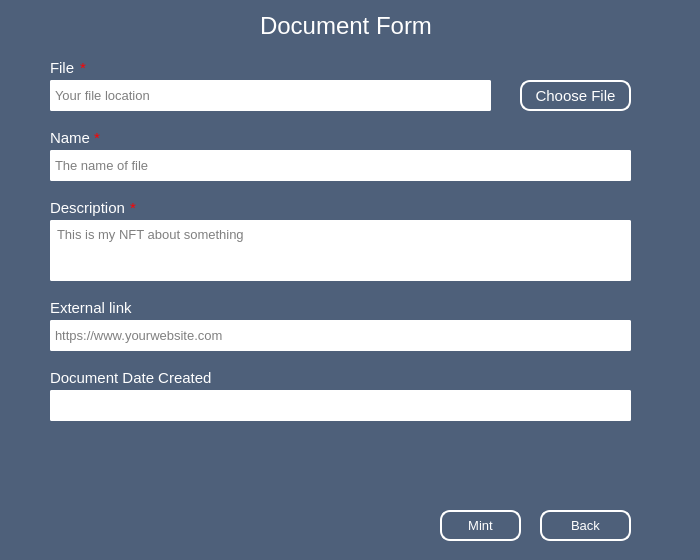
<?xml version="1.0" encoding="UTF-8"?>
<ui version="4.0">
 <class>Dialog</class>
 <widget class="QDialog" name="Dialog">
  <property name="geometry">
   <rect>
    <x>0</x>
    <y>0</y>
    <width>700</width>
    <height>560</height>
   </rect>
  </property>
  <property name="windowTitle">
   <string>Dialog</string>
  </property>
  <property name="styleSheet">
   <string notr="true">QWidget{
        background: #4e607a;
    }
QLabel{
        color: #ffffff;
    }
QLineEdit, QTextEdit {
        padding: 1px;

        border: 1.5px solid #ffffff;
        border-radius: 2px;
		background: #ffffff;
    }

QPushButton{
	color: #ffffff;
    border: 2px solid #ffffff;
    border-radius: 10px;
}
</string>
  </property>
  <widget class="QLabel" name="label_nama">
   <property name="geometry">
    <rect>
     <x>50</x>
     <y>130</y>
     <width>49</width>
     <height>16</height>
    </rect>
   </property>
   <property name="font">
    <font>
     <pointsize>11</pointsize>
    </font>
   </property>
   <property name="text">
    <string>Name</string>
   </property>
  </widget>
  <widget class="QLabel" name="label_deskripsi">
   <property name="geometry">
    <rect>
     <x>50</x>
     <y>200</y>
     <width>81</width>
     <height>16</height>
    </rect>
   </property>
   <property name="font">
    <font>
     <pointsize>11</pointsize>
    </font>
   </property>
   <property name="text">
    <string>Description</string>
   </property>
  </widget>
  <widget class="QLabel" name="label_website">
   <property name="geometry">
    <rect>
     <x>50</x>
     <y>300</y>
     <width>101</width>
     <height>16</height>
    </rect>
   </property>
   <property name="font">
    <font>
     <pointsize>11</pointsize>
    </font>
   </property>
   <property name="text">
    <string>External link</string>
   </property>
  </widget>
  <widget class="QLineEdit" name="lineEdit_nama">
   <property name="geometry">
    <rect>
     <x>50</x>
     <y>150</y>
     <width>581</width>
     <height>31</height>
    </rect>
   </property>
   <property name="font">
    <font>
     <pointsize>10</pointsize>
    </font>
   </property>
   <property name="placeholderText">
    <string>The name of file</string>
   </property>
  </widget>
  <widget class="QTextEdit" name="textEdit_deskripsi">
   <property name="geometry">
    <rect>
     <x>50</x>
     <y>220</y>
     <width>581</width>
     <height>61</height>
    </rect>
   </property>
   <property name="font">
    <font>
     <pointsize>10</pointsize>
    </font>
   </property>
   <property name="html">
    <string>&lt;!DOCTYPE HTML PUBLIC &quot;-//W3C//DTD HTML 4.0//EN&quot; &quot;http://www.w3.org/TR/REC-html40/strict.dtd&quot;&gt;
&lt;html&gt;&lt;head&gt;&lt;meta name=&quot;qrichtext&quot; content=&quot;1&quot; /&gt;&lt;meta charset=&quot;utf-8&quot; /&gt;&lt;style type=&quot;text/css&quot;&gt;
p, li { white-space: pre-wrap; }
&lt;/style&gt;&lt;/head&gt;&lt;body style=&quot; font-family:'Segoe UI'; font-size:10pt; font-weight:400; font-style:normal;&quot;&gt;
&lt;p style=&quot;-qt-paragraph-type:empty; margin-top:0px; margin-bottom:0px; margin-left:0px; margin-right:0px; -qt-block-indent:0; text-indent:0px; font-size:11pt;&quot;&gt;&lt;br /&gt;&lt;/p&gt;&lt;/body&gt;&lt;/html&gt;</string>
   </property>
   <property name="placeholderText">
    <string>This is my NFT about something</string>
   </property>
  </widget>
  <widget class="QLineEdit" name="lineEdit_website">
   <property name="geometry">
    <rect>
     <x>50</x>
     <y>320</y>
     <width>581</width>
     <height>31</height>
    </rect>
   </property>
   <property name="font">
    <font>
     <pointsize>10</pointsize>
    </font>
   </property>
   <property name="placeholderText">
    <string>https://www.yourwebsite.com</string>
   </property>
  </widget>
  <widget class="QLabel" name="label_file">
   <property name="geometry">
    <rect>
     <x>50</x>
     <y>60</y>
     <width>49</width>
     <height>16</height>
    </rect>
   </property>
   <property name="font">
    <font>
     <pointsize>11</pointsize>
    </font>
   </property>
   <property name="styleSheet">
    <string notr="true"/>
   </property>
   <property name="text">
    <string>File</string>
   </property>
  </widget>
  <widget class="QLineEdit" name="lineEdit_loc_file">
   <property name="geometry">
    <rect>
     <x>50</x>
     <y>80</y>
     <width>441</width>
     <height>31</height>
    </rect>
   </property>
   <property name="font">
    <font>
     <pointsize>10</pointsize>
    </font>
   </property>
   <property name="text">
    <string/>
   </property>
   <property name="readOnly">
    <bool>true</bool>
   </property>
   <property name="placeholderText">
    <string>Your file location</string>
   </property>
  </widget>
  <widget class="QLabel" name="label_titleform">
   <property name="geometry">
    <rect>
     <x>260</x>
     <y>10</y>
     <width>181</width>
     <height>31</height>
    </rect>
   </property>
   <property name="font">
    <font>
     <pointsize>18</pointsize>
     <bold>false</bold>
    </font>
   </property>
   <property name="text">
    <string>Document Form</string>
   </property>
  </widget>
  <widget class="QPushButton" name="pushButton_mint">
   <property name="geometry">
    <rect>
     <x>440</x>
     <y>510</y>
     <width>81</width>
     <height>31</height>
    </rect>
   </property>
   <property name="font">
    <font>
     <pointsize>10</pointsize>
    </font>
   </property>
   <property name="text">
    <string>Mint</string>
   </property>
  </widget>
  <widget class="QPushButton" name="pushButton_close">
   <property name="geometry">
    <rect>
     <x>540</x>
     <y>510</y>
     <width>91</width>
     <height>31</height>
    </rect>
   </property>
   <property name="font">
    <font>
     <pointsize>10</pointsize>
    </font>
   </property>
   <property name="text">
    <string>Back</string>
   </property>
  </widget>
  <widget class="QLabel" name="label_loading">
   <property name="geometry">
    <rect>
     <x>20</x>
     <y>450</y>
     <width>301</width>
     <height>81</height>
    </rect>
   </property>
   <property name="text">
    <string/>
   </property>
  </widget>
  <widget class="QLineEdit" name="lineEdit_datecreated">
   <property name="geometry">
    <rect>
     <x>50</x>
     <y>390</y>
     <width>581</width>
     <height>31</height>
    </rect>
   </property>
   <property name="font">
    <font>
     <pointsize>10</pointsize>
    </font>
   </property>
   <property name="readOnly">
    <bool>true</bool>
   </property>
   <property name="placeholderText">
    <string/>
   </property>
  </widget>
  <widget class="QLabel" name="label_datecreated">
   <property name="geometry">
    <rect>
     <x>50</x>
     <y>370</y>
     <width>171</width>
     <height>16</height>
    </rect>
   </property>
   <property name="font">
    <font>
     <pointsize>11</pointsize>
    </font>
   </property>
   <property name="text">
    <string>Document Date Created</string>
   </property>
  </widget>
  <widget class="QPushButton" name="pushButton_choose">
   <property name="geometry">
    <rect>
     <x>520</x>
     <y>80</y>
     <width>111</width>
     <height>31</height>
    </rect>
   </property>
   <property name="font">
    <font>
     <pointsize>11</pointsize>
    </font>
   </property>
   <property name="text">
    <string>Choose File</string>
   </property>
  </widget>
  <widget class="QLabel" name="bintang">
   <property name="geometry">
    <rect>
     <x>80</x>
     <y>60</y>
     <width>49</width>
     <height>16</height>
    </rect>
   </property>
   <property name="font">
    <font>
     <pointsize>11</pointsize>
    </font>
   </property>
   <property name="styleSheet">
    <string notr="true">color:rgb(255, 0, 0)</string>
   </property>
   <property name="text">
    <string>*</string>
   </property>
  </widget>
  <widget class="QLabel" name="bintang_2">
   <property name="geometry">
    <rect>
     <x>94</x>
     <y>130</y>
     <width>49</width>
     <height>16</height>
    </rect>
   </property>
   <property name="font">
    <font>
     <pointsize>11</pointsize>
    </font>
   </property>
   <property name="styleSheet">
    <string notr="true">color:rgb(255, 0, 0)</string>
   </property>
   <property name="text">
    <string>*</string>
   </property>
  </widget>
  <widget class="QLabel" name="bintang_3">
   <property name="geometry">
    <rect>
     <x>130</x>
     <y>200</y>
     <width>49</width>
     <height>16</height>
    </rect>
   </property>
   <property name="font">
    <font>
     <pointsize>11</pointsize>
    </font>
   </property>
   <property name="styleSheet">
    <string notr="true">color:rgb(255, 0, 0)</string>
   </property>
   <property name="text">
    <string>*</string>
   </property>
  </widget>
 </widget>
 <resources/>
 <connections/>
</ui>
